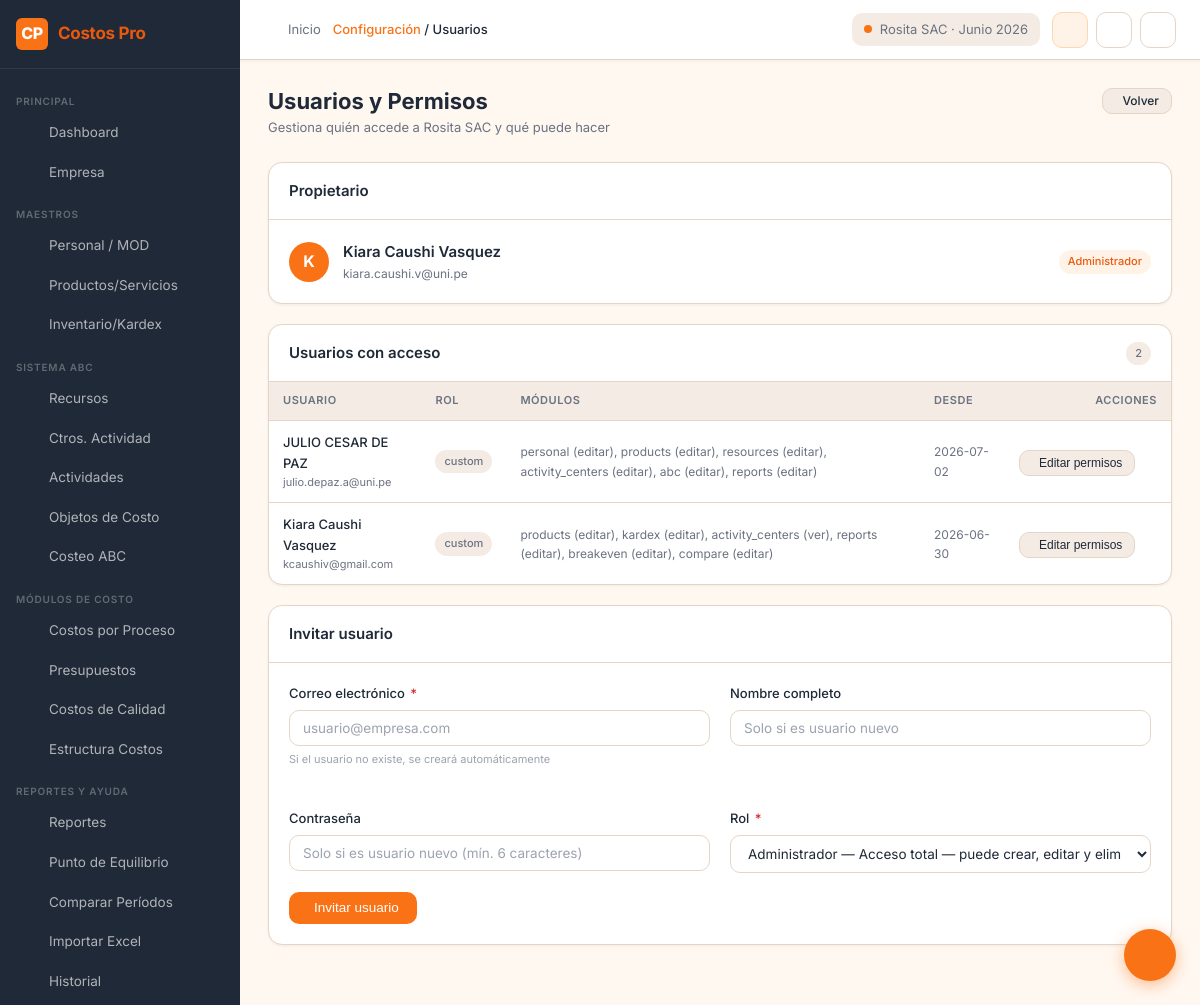
Page /settings/users (signed in) on the committed database.
### tables this page shows
CREATE TABLE users (
    id INTEGER PRIMARY KEY AUTOINCREMENT,
    full_name TEXT NOT NULL,
    email TEXT UNIQUE NOT NULL,
    password_hash TEXT NOT NULL,
    role TEXT DEFAULT 'analyst',  -- admin | analyst | readonly
    reset_token TEXT,
    reset_token_expiry DATETIME,
    is_active INTEGER DEFAULT 1,
    created_at DATETIME DEFAULT CURRENT_TIMESTAMP
);

CREATE TABLE company_users (
    id INTEGER PRIMARY KEY AUTOINCREMENT,
    company_id INTEGER NOT NULL,
    user_id INTEGER NOT NULL,
    role TEXT DEFAULT 'viewer',
    modules TEXT DEFAULT 'all',
    invited_by INTEGER,
    created_at DATETIME DEFAULT CURRENT_TIMESTAMP,
    FOREIGN KEY (company_id) REFERENCES companies(id) ON DELETE CASCADE,
    FOREIGN KEY (user_id) REFERENCES users(id) ON DELETE CASCADE,
    UNIQUE(company_id, user_id)
);

### routes/users_mgmt.py (the view)
@users_bp.route('/settings/users')
@login_required
@company_required
def index():
    company_id = session['company_id']
    company = query_db("SELECT * FROM companies WHERE id=?", (company_id,), one=True)
    owner   = query_db("SELECT * FROM users WHERE id=?", (company['user_id'],), one=True)
    guests  = query_db(
        """SELECT cu.*, u.full_name, u.email, u.is_active
           FROM company_users cu
           JOIN users u ON cu.user_id = u.id
           WHERE cu.company_id=?
           ORDER BY cu.created_at DESC""",
        (company_id,)
    )
    return render_template('settings/users.html',
                           owner=owner, guests=guests,
                           modules=MODULES, roles=ROLES,
                           company_id=company_id)

### models/database.py (called while the page is built)
def get_db():
    if 'db' not in g:
        g.db = sqlite3.connect(
            current_app.config.get('DATABASE', DATABASE),
            detect_types=sqlite3.PARSE_DECLTYPES
        )
        g.db.row_factory = sqlite3.Row
        g.db.execute("PRAGMA foreign_keys = ON")
    return g.db

def query_db(query, args=(), one=False):
    cur = get_db().execute(query, args)
    rv = cur.fetchall()
    cur.close()
    return (rv[0] if rv else None) if one else rv

### routes/dashboard.py (called while the page is built)
def login_required(f):
    @wraps(f)
    def decorated(*args, **kwargs):
        if 'user_id' not in session:
            return redirect(url_for('auth.login'))
        return f(*args, **kwargs)
    return decorated

def company_required(f):
    @wraps(f)
    def decorated(*args, **kwargs):
        if 'company_id' not in session:
            return redirect(url_for('companies.select'))
        return f(*args, **kwargs)
    return decorated

### templates/settings/users.html (shortened to what this page needs)
{% extends 'base.html' %}
{% block breadcrumb %}<a href="{{ url_for('settings.index') }}">Configuración</a> / Usuarios{% endblock %}
{% block content %}
<div class="page-header">
  <div>
    <h1 class="page-title">Usuarios y Permisos</h1>
    <p class="page-subtitle">Gestiona quién accede a {{ current_company }} y qué puede hacer</p>
  </div>
  <div class="page-actions">
    <a href="{{ url_for('settings.index') }}" class="btn btn-secondary btn-sm">
       Volver
    </a>
  </div>
</div>
<div class="card mb-2" style="margin-bottom:20px">
  <div class="card-header">
    <span class="card-title"> Propietario</span>
  </div>
  <div class="card-body" style="display:flex;align-items:center;gap:14px">
    <div style="width:40px;height:40px;background:var(--primary);color:#fff;border-radius:50%;display:flex;align-items:center;justify-content:center;font-weight:700;font-size:16px;flex-shrink:0">
      {{ owner.full_name[0] | upper if owner else '?' }}
    </div>
    <div>
      <div style="font-weight:600">{{ owner.full_name if owner else '—' }}</div>
      <div style="font-size:12px;color:var(--text-secondary)">{{ owner.email if owner else '—' }}</div>
    </div>
    <span class="badge badge-primary" style="margin-left:auto">Administrador</span>
  </div>
</div>
<div class="card mb-2" style="margin-bottom:20px">
  <div class="card-header">
    <span class="card-title"> Usuarios con acceso</span>
    <span class="badge badge-neutral">{{ guests|length }}</span>
  </div>
  {% if guests %}
  <div class="table-wrap">
    <table class="table" style="font-size:13px">
      <thead>
        <tr><th>Usuario</th><th>Rol</th><th>Módulos</th><th>Desde</th><th class="actions">Acciones</th></tr>
      </thead>
      <tbody>
        {% for g in guests %}
        <tr>
          <td>
            <div style="font-weight:500">{{ g.full_name }}</div>
            <div style="font-size:11px;color:var(--text-secondary)">{{ g.email }}</div>
          </td>
          <td>
            <span class="badge {{ 'badge-primary' if g.role=='admin' else 'badge-success' if g.role=='editor' else 'badge-neutral' }}">
              {{ g.role }}
            </span>
          </td>
          <td style="font-size:12px;color:var(--text-secondary)">
            {% if g.modules == 'all' %}
              Todos
            {% else %}
              {{ g.modules.split(',') | map('replace', ':write', ' (editar)') | map('replace', ':read', ' (ver)') | join(', ') }}
            {% endif %}
          </td>
          <td style="font-size:12px;color:var(--text-secondary)">{{ g.created_at[:10] if g.created_at else '—' }}</td>
          <td class="actions">
            <button class="btn btn-secondary btn-sm" onclick="openEditModal({{ g.id }}, '{{ g.role }}', '{{ g.modules }}')">
               Editar permisos
            </button>
            <form method="POST" action="{{ url_for('users_mgmt.remove_user', cuid=g.id) }}" style="display:inline">
              <button type="submit" class="btn btn-ghost btn-sm btn-icon" data-confirm="¿Remover a {{ g.full_name }}?">
              </button>
            </form>
          </td>
        </tr>
        {% endfor %}
      </tbody>
    </table>
  </div>
  {% else %}
  <div class="empty-state" style="padding:30px">
    <i class="ti ti-users"></i>
    <p>Solo tú tienes acceso. Invita a colaboradores.</p>
  </div>
  {% endif %}
</div>
<div class="card">
  <div class="card-header">
    <span class="card-title"> Invitar usuario</span>
  </div>
  <div class="card-body">
    <form method="POST" action="{{ url_for('users_mgmt.invite') }}">
      <div class="grid-2">
        <div class="form-group">
          <label class="form-label">Correo electrónico <span class="required">*</span></label>
          <input type="email" name="email" class="form-control" required placeholder="usuario@empresa.com">
          <span class="form-hint">Si el usuario no existe, se creará automáticamente</span>
        </div>
        <div class="form-group">
          <label class="form-label">Nombre completo</label>
          <input type="text" name="full_name" class="form-control" placeholder="Solo si es usuario nuevo">
        </div>
        <div class="form-group">
          <label class="form-label">Contraseña</label>
          <input type="password" name="password" class="form-control" placeholder="Solo si es usuario nuevo (mín. 6 caracteres)">
        </div>
        <div class="form-group">
          <label class="form-label">Rol <span class="required">*</span></label>
          <select name="role" class="form-control" id="role-select" onchange="toggleModules(this.value)">
            {% for val, label, desc in roles %}
            <option value="{{ val }}">{{ label }} — {{ desc }}</option>
            {% endfor %}
          </select>
        </div>
      </div>
      <button type="submit" class="btn btn-primary">
         Invitar usuario
      </button>
    </form>
  </div>
</div>
{% endblock %}

### static/css/main.css (style rules this page uses)
:root { --bg-primary: #FFF8F1; --bg-secondary: #F4ECE4; --bg-card: #FFFFFF; --bg-dark: #1F2937; --bg-dark-hover: #374151; --primary: #F97316; --primary-hover: #EA580C; --primary-light: #FED7AA; --primary-xlight: #FFF3E8; --text-primary: #1F2937; --text-secondary: #6B7280; --text-light: #9CA3AF; --text-on-dark: #F9FAFB; --text-on-primary:#FFFFFF; --success: #22C55E; --success-bg: #DCFCE7; --success-text: #166534; --warning: #FACC15; --warning-bg: #FEF9C3; --warning-text: #854D0E; --danger: #DC2626; --danger-bg: #FEE2E2; --danger-text: #991B1B; --info: #3B82F6; --info-bg: #DBEAFE; --info-text: #1E40AF; --border: #E5D5C5; --border-focus: #F97316; --shadow-sm: 0 1px 3px rgba(0,0,0,0.06); --shadow-md: 0 4px 12px rgba(0,0,0,0.08); --shadow-lg: 0 8px 24px rgba(0,0,0,0.10); --radius-sm: 6px; --radius-md: 10px; --radius-lg: 14px; --radius-xl: 20px; --sidebar-width: 240px; --sidebar-collapsed: 64px; --topbar-height: 60px; --font-sans: 'Inter', -apple-system, BlinkMacSystemFont, 'Segoe UI', sans-serif; --font-mono: 'JetBrains Mono', 'Fira Code', monospace; }
*, *::before, *::after { box-sizing: border-box; margin: 0; padding: 0; }
html { font-size: 15px; scroll-behavior: smooth; }
body { font-family: var(--font-sans); background: var(--bg-primary); color: var(--text-primary); line-height: 1.6; min-height: 100vh; }
a { color: var(--primary); text-decoration: none; }
.page-header { display: flex; align-items: flex-start; justify-content: space-between; margin-bottom: 24px; gap: 16px; }
.page-title { font-size: 22px; font-weight: 700; color: var(--text-primary); line-height: 1.2; }
.page-subtitle { font-size: 13px; color: var(--text-secondary); margin-top: 3px; }
.page-actions { display: flex; gap: 10px; align-items: center; flex-shrink: 0; }
.card { background: var(--bg-card); border: 1px solid var(--border); border-radius: var(--radius-lg); box-shadow: var(--shadow-sm); overflow: hidden; }
.card-header { padding: 16px 20px; border-bottom: 1px solid var(--border); display: flex; align-items: center; justify-content: space-between; gap: 12px; }
.card-title { font-size: 15px; font-weight: 600; color: var(--text-primary); }
.card-body { padding: 20px; }
.grid-2 { display: grid; grid-template-columns: 1fr 1fr; gap: 20px; }
.table-wrap { overflow-x: auto; }
.table { width: 100%; border-collapse: collapse; font-size: 13.5px; }
.table th { background: var(--bg-secondary); color: var(--text-secondary); font-size: 11px; font-weight: 600; text-transform: uppercase; letter-spacing: 0.05em; padding: 10px 14px; text-align: left; border-bottom: 1px solid var(--border); white-space: nowrap; }
.table td { padding: 11px 14px; border-bottom: 1px solid var(--border); color: var(--text-primary); vertical-align: middle; }
.table tr:last-child td { border-bottom: none; }
.table .actions { text-align: right; white-space: nowrap; }
.btn { display: inline-flex; align-items: center; gap: 7px; padding: 9px 18px; border-radius: var(--radius-md); font-size: 13.5px; font-weight: 500; cursor: pointer; border: none; transition: all 0.15s; text-decoration: none; line-height: 1; white-space: nowrap; }
.btn-primary { background: var(--primary); color: #fff; }
.btn-secondary { background: var(--bg-secondary); color: var(--text-primary); border: 1px solid var(--border); }
.btn-ghost { background: transparent; color: var(--text-secondary); border: 1px solid transparent; }
.btn-sm { padding: 6px 12px; font-size: 12px; }
.btn-icon { padding: 8px; }
.form-group { margin-bottom: 18px; }
.form-label { display: block; font-size: 13px; font-weight: 500; color: var(--text-primary); margin-bottom: 6px; }
.form-label .required { color: var(--danger); margin-left: 2px; }
.form-control { width: 100%; padding: 9px 13px; border: 1px solid var(--border); border-radius: var(--radius-md); font-size: 13.5px; font-family: var(--font-sans); background: var(--bg-card); color: var(--text-primary); transition: border-color 0.15s, box-shadow 0.15s; outline: none; }
.form-control::placeholder { color: var(--text-light); }
select.form-control { cursor: pointer; }
.form-hint { font-size: 11px; color: var(--text-light); margin-top: 4px; }
.badge { display: inline-flex; align-items: center; gap: 4px; padding: 3px 9px; border-radius: 20px; font-size: 11px; font-weight: 500; white-space: nowrap; }
.badge-primary { background: var(--primary-xlight); color: var(--primary-hover); }
.badge-neutral { background: var(--bg-secondary); color: var(--text-secondary); }
.mb-2 { margin-bottom: 16px; }

### rows in the picture
users: full_name "K", full_name "Kiara Caushi Vasquez", email "kiara.caushi.v@uni.pe"
company_users: full_name "JULIO CESAR DE PAZ", email "julio.depaz.a@uni.pe", role "custom", modules.split|map "personal (editar), products (editar), resources (editar), activity_centers (editar), abc (editar), reports (editar)", created_at "2026-07-02"
company_users: full_name "Kiara Caushi Vasquez", email "kcaushiv@gmail.com", role "custom", modules.split|map "products (editar), kardex (editar), activity_centers (ver), reports (editar), breakeven (editar), compare (editar)", created_at "2026-06-30"

### other values in the picture
{{ current_company }} "Rosita SAC"
{{ current_period }} "Junio 2026"
{{ guests|length }} "2"
form field role "Administrador — Acceso total — puede crear, editar y eliminar"
